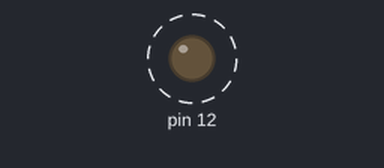
The program below on a simulated Raspberry Pi (header pin numbers). On the bench: output pins drawn as LEDs (lit = HIGH). Dashed ring = blinking.

Above: at 0.5 s.
Timing chart, 0 to 4.6 s (numbered marks = the images above):
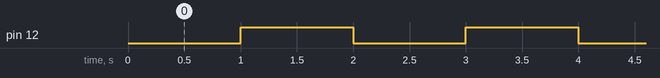

The program:

blink.py
```python
#!/usr/bin/python

# Importing librarys
from time import sleep
import RPi.GPIO as GPIO

# Setting up GPIO pins
GPIO.setmode(GPIO.BOARD)	#
GPIO.setup(12, GPIO.OUT)	# set pin 12 as output

try:
   while True:			# loops until interrupt (Ctrl+C)
      GPIO.output(12, False)	# set pin 12 low
      sleep(1)			# wait 1s
      GPIO.output(12, True)	# set pin 12 high
      sleep(1)			# wait 1s

finally:
   GPIO.cleanup()
```

Measured:
- by itself, pin 12: alternates HIGH for 1.0 s and LOW for 1.0 s
